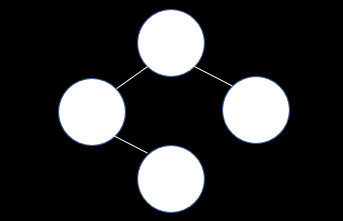
#> input picture media/img/btree.jpg, 343 x 221 px
$ python tophat.py
#> lines starting #> are read from the running program, lines starting #| are printed output that depends on the picture
import cv2
import numpy as np

if __name__ == '__main__':
    src = cv2.imread('../../media/img/btree.jpg')
#> src is the input picture: shape (221, 343, 3); mean B, G, R 47.8, 47.1, 46.8
    kernel = np.ones((3, 3), np.uint8)
    dst = cv2.morphologyEx(src, cv2.MORPH_TOPHAT, kernel)
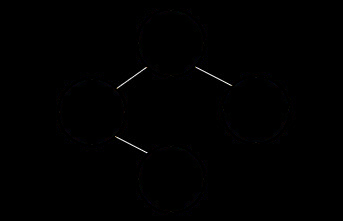
#> dst: shape (221, 343, 3); mean B, G, R 0.6, 0.5, 0.6

    cv2.imshow('Source', src)
    cv2.imshow('Tophat', dst)

    cv2.waitKey(0)
    cv2.destroyAllWindows()


$ run again, with media/img/border.jpg copied over media/img/btree.jpg
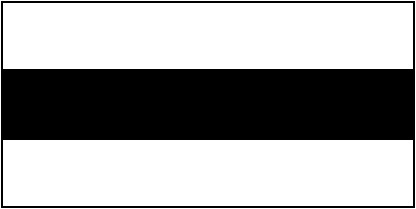
#> input picture media/img/border.jpg, 416 x 209 px
#> src is the input picture: shape (209, 416, 3); min 0, max 255, mean 162.4
#> `dst = cv2.morphologyEx(src, cv2.MORPH_TOPHAT, kernel)`:
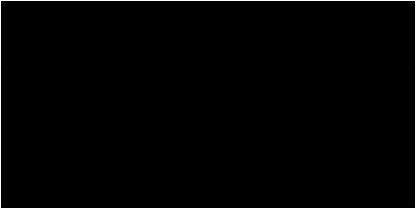
#> dst: shape (209, 416, 3); min 0, max 255, mean 3.7
